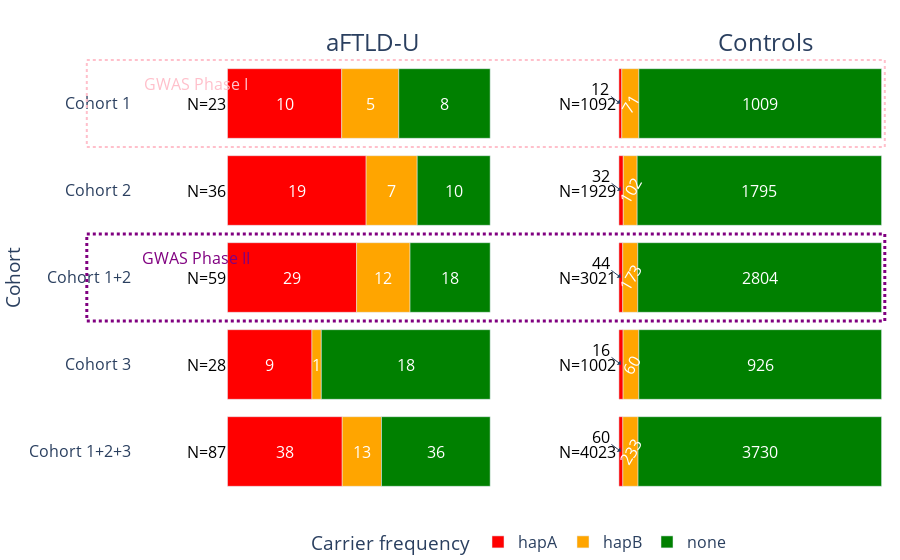

The notebook cell saved with this chart:
### Markdown cell above
# Image 1

### Code cell
df = pd.read_excel("~/local/populations.xlsx", sheet_name="img1")
for col in ["hapA", "hapB", "none"]:
    df[f"{col}_f"] = df[col] / df["sum"]
pats = df.melt(
    id_vars=["phenotype", "cohort"], value_vars=["hapA_f", "hapB_f", "none_f"]
).iloc[::-1]
pats["variable"] = pats["variable"].str.replace("_f", "")
# custom order the data
pats["variable"] = pd.Categorical(
    pats["variable"], categories=["hapA", "hapB", "none"], ordered=True
)
pats = pd.concat(
    [
        pats[pats["phenotype"] == "aFTLD-U"].sort_values(by="variable"),
        pats[pats["phenotype"] == "Controls"],
    ]
)

fig = px.bar(pats,
             x="value", y="cohort", color="variable", orientation="h", 
             color_discrete_map={"hapA": "red", "hapB": "orange", "none": "green"},
             labels={"value": "Proportion", "variable": "Haplotype", "cohort": "Cohort"},
             facet_col="phenotype",
             facet_col_spacing=0.03,
             )
fig.for_each_annotation(lambda a: a.update(text=a.text.split("=")[-1], font=dict(size=24), xanchor="left"))

fig.update_layout(
    title="",
    xaxis_title="",
    xaxis2_title="",
    yaxis_title="Cohort",
    title_x=0.5,
    plot_bgcolor="white",
    font=dict(size=16),
    margin=dict(l=0, r=0, b=0),
) 

# put the legend horizontal, centered, below the plotting area
fig.update_layout(
    legend=dict(
        orientation="h",
        yanchor="bottom",
        y=-0.15,
        xanchor="center",
        x=0.5,
        title="Carrier frequency",
    )
)

# hide x-axis labels
fig.update_xaxes(showticklabels=False)
fig.update_yaxes(
    ticks="outside",
    tickcolor="white",  # adjust color of the tick
)

pats_vals = df[df["phenotype"] == "aFTLD-U"].copy()
pats_vals["hapA_loc"] = pats_vals["hapA_f"] / 2  # center of hapA block
pats_vals["hapB_loc"] = (
    pats_vals["hapA_f"] + pats_vals["hapB_f"] / 2
)  # center of hapB block
pats_vals["none_loc"] = (
    pats_vals["hapA_f"] + pats_vals["hapB_f"] + pats_vals["none_f"] / 2
)  # center of none block

for i, row in pats_vals.iterrows():
    fig.add_annotation(
        x=row["hapA_loc"],
        y=row["cohort"],
        text=f"{row['hapA']}",
        showarrow=False,
        font=dict(color="white", size=16),
        col=1, row=1
    )
    fig.add_annotation(
        x=row["hapB_loc"],
        y=row["cohort"],
        text=f"{row['hapB']}",
        showarrow=False,
        font=dict(color="white", size=16),
        col=1, row=1
    )
    fig.add_annotation(
        x=row["none_loc"],
        y=row["cohort"],
        text=f"{row['none']}",
        showarrow=False,
        font=dict(color="white", size = 16),
        col=1, row=1
    )

    fig.add_annotation(
        x=-0.08,
        y=row["cohort"],
        text=f"N={row['sum']}",
        font=dict(color="black", size=16),
        col=1, row=1,
        showarrow=False,
    )

con_vals = df[df["phenotype"] == "Controls"].copy()
con_vals["hapA_loc"] = con_vals["hapA_f"] / 2  # center of hapA block
con_vals["hapB_loc"] = (
    con_vals["hapA_f"] + con_vals["hapB_f"] / 2
)  # center of hapB block
con_vals["none_loc"] = (
    con_vals["hapA_f"] + con_vals["hapB_f"] + con_vals["none_f"] / 2
)  # center of none block

for i, row in con_vals.iterrows():
    fig.add_annotation(
        x=row["hapA_loc"],
        y=row["cohort"],
        text=f"{row['hapA']}",
        showarrow=True,
        arrowhead=1,
        font=dict(color="black", size=16),
        yshift=0,
        ax=-20,
        ay=-15,
        col=2, row=1
    )
    fig.add_annotation(
        x=row["hapB_loc"],
        y=row["cohort"],
        text=f"{row['hapB']}",
        showarrow=False,
        font=dict(color="white", size=16),
        textangle=-60, 
        col=2, row=1
    )
    fig.add_annotation(
        x=row["none_loc"],
        y=row["cohort"],
        text=f"{row['none']}",
        showarrow=False,
        font=dict(color="white", size=16),
        col=2, row=1
    )

    fig.add_annotation(
        x=-0.12,
        y=row["cohort"],
        text=f"N={row['sum']}",
        font=dict(color="black", size=16),
        col=2, row=1,
        showarrow=False,
    )

fig.add_shape(
    type="rect",
    x0=-0.07,
    x1=0.98,
    y0=0.8,
    y1=1,
    line=dict(color="pink", width=2, dash="dot"),
    xref="paper",
    yref="paper",
)

fig.add_annotation(x=-0.12, y="Cohort 1", yshift=20, text="GWAS Phase I", showarrow=False, font=dict(size=16, color="pink"))

fig.add_shape(
    type="rect",
    x0=-0.07,
    x1=0.98,
    y0=0.4,
    y1=0.6,
    line=dict(color="purple", width=3, dash="dot"),
    xref="paper",
    yref="paper",
)

fig.add_annotation(
    x=-0.12,
    y="Cohort 1+2",
    yshift=20,
    text="GWAS Phase II",
    showarrow=False,
    font=dict(size=16, color="purple"),
)


fig.show()

### Figure 1 — Plotly figure (JSON) as saved in the notebook; plotly's stock layout.template omitted (floating-point values rounded to 4 significant figures)
{"data": [{"alignmentgroup": "True", "hovertemplate": "Haplotype=hapA<br>phenotype=aFTLD-U<br>Proportion=%{x}<br>Cohort=%{y}<extra></extra>", "legendgroup": "hapA", "marker": {"color": "red", "pattern": {"shape": ""}}, "name": "hapA", "offsetgroup": "hapA", "orientation": "h", "showlegend": true, "textposition": "auto", "type": "bar", "x": [0.4368, 0.3214, 0.4915, 0.5278, 0.4348], "xaxis": "x", "y": ["Cohort 1+2+3", "Cohort 3", "Cohort 1+2", "Cohort 2", "Cohort 1"], "yaxis": "y"}, {"alignmentgroup": "True", "hovertemplate": "Haplotype=hapA<br>phenotype=Controls<br>Proportion=%{x}<br>Cohort=%{y}<extra></extra>", "legendgroup": "hapA", "marker": {"color": "red", "pattern": {"shape": ""}}, "name": "hapA", "offsetgroup": "hapA", "orientation": "h", "showlegend": false, "textposition": "auto", "type": "bar", "x": [0.01491, 0.01597, 0.01456, 0.01659, 0.01099], "xaxis": "x2", "y": ["Cohort 1+2+3", "Cohort 3", "Cohort 1+2", "Cohort 2", "Cohort 1"], "yaxis": "y2"}, {"alignmentgroup": "True", "hovertemplate": "Haplotype=hapB<br>phenotype=aFTLD-U<br>Proportion=%{x}<br>Cohort=%{y}<extra></extra>", "legendgroup": "hapB", "marker": {"color": "orange", "pattern": {"shape": ""}}, "name": "hapB", "offsetgroup": "hapB", "orientation": "h", "showlegend": true, "textposition": "auto", "type": "bar", "x": [0.1494, 0.03571, 0.2034, 0.1944, 0.2174], "xaxis": "x", "y": ["Cohort 1+2+3", "Cohort 3", "Cohort 1+2", "Cohort 2", "Cohort 1"], "yaxis": "y"}, {"alignmentgroup": "True", "hovertemplate": "Haplotype=hapB<br>phenotype=Controls<br>Proportion=%{x}<br>Cohort=%{y}<extra></extra>", "legendgroup": "hapB", "marker": {"color": "orange", "pattern": {"shape": ""}}, "name": "hapB", "offsetgroup": "hapB", "orientation": "h", "showlegend": false, "textposition": "auto", "type": "bar", "x": [0.05792, 0.05988, 0.05727, 0.05288, 0.06502], "xaxis": "x2", "y": ["Cohort 1+2+3", "Cohort 3", "Cohort 1+2", "Cohort 2", "Cohort 1"], "yaxis": "y2"}, {"alignmentgroup": "True", "hovertemplate": "Haplotype=none<br>phenotype=aFTLD-U<br>Proportion=%{x}<br>Cohort=%{y}<extra></extra>", "legendgroup": "none", "marker": {"color": "green", "pattern": {"shape": ""}}, "name": "none", "offsetgroup": "none", "orientation": "h", "showlegend": true, "textposition": "auto", "type": "bar", "x": [0.4138, 0.6429, 0.3051, 0.2778, 0.3478], "xaxis": "x", "y": ["Cohort 1+2+3", "Cohort 3", "Cohort 1+2", "Cohort 2", "Cohort 1"], "yaxis": "y"}, {"alignmentgroup": "True", "hovertemplate": "Haplotype=none<br>phenotype=Controls<br>Proportion=%{x}<br>Cohort=%{y}<extra></extra>", "legendgroup": "none", "marker": {"color": "green", "pattern": {"shape": ""}}, "name": "none", "offsetgroup": "none", "orientation": "h", "showlegend": false, "textposition": "auto", "type": "bar", "x": [0.9272, 0.9242, 0.9282, 0.9305, 0.924], "xaxis": "x2", "y": ["Cohort 1+2+3", "Cohort 3", "Cohort 1+2", "Cohort 2", "Cohort 1"], "yaxis": "y2"}], "layout": {"annotations": [{"font": {"size": 24}, "showarrow": false, "text": "aFTLD-U", "x": 0.2425, "xanchor": "left", "xref": "paper", "y": 1, "yanchor": "bottom", "yref": "paper"}, {"font": {"size": 24}, "showarrow": false, "text": "Controls", "x": 0.7575, "xanchor": "left", "xref": "paper", "y": 1, "yanchor": "bottom", "yref": "paper"}, {"font": {"color": "white", "size": 16}, "showarrow": false, "text": "10", "x": 0.2174, "xref": "x", "y": "Cohort 1", "yref": "y"}, {"font": {"color": "white", "size": 16}, "showarrow": false, "text": "5", "x": 0.5435, "xref": "x", "y": "Cohort 1", "yref": "y"}, {"font": {"color": "white", "size": 16}, "showarrow": false, "text": "8", "x": 0.8261, "xref": "x", "y": "Cohort 1", "yref": "y"}, {"font": {"color": "black", "size": 16}, "showarrow": false, "text": "N=23", "x": -0.08, "xref": "x", "y": "Cohort 1", "yref": "y"}, {"font": {"color": "white", "size": 16}, "showarrow": false, "text": "19", "x": 0.2639, "xref": "x", "y": "Cohort 2", "yref": "y"}, {"font": {"color": "white", "size": 16}, "showarrow": false, "text": "7", "x": 0.625, "xref": "x", "y": "Cohort 2", "yref": "y"}, {"font": {"color": "white", "size": 16}, "showarrow": false, "text": "10", "x": 0.8611, "xref": "x", "y": "Cohort 2", "yref": "y"}, {"font": {"color": "black", "size": 16}, "showarrow": false, "text": "N=36", "x": -0.08, "xref": "x", "y": "Cohort 2", "yref": "y"}, {"font": {"color": "white", "size": 16}, "showarrow": false, "text": "29", "x": 0.2458, "xref": "x", "y": "Cohort 1+2", "yref": "y"}, {"font": {"color": "white", "size": 16}, "showarrow": false, "text": "12", "x": 0.5932, "xref": "x", "y": "Cohort 1+2", "yref": "y"}, {"font": {"color": "white", "size": 16}, "showarrow": false, "text": "18", "x": 0.8475, "xref": "x", "y": "Cohort 1+2", "yref": "y"}, {"font": {"color": "black", "size": 16}, "showarrow": false, "text": "N=59", "x": -0.08, "xref": "x", "y": "Cohort 1+2", "yref": "y"}, {"font": {"color": "white", "size": 16}, "showarrow": false, "text": "9", "x": 0.1607, "xref": "x", "y": "Cohort 3", "yref": "y"}, {"font": {"color": "white", "size": 16}, "showarrow": false, "text": "1", "x": 0.3393, "xref": "x", "y": "Cohort 3", "yref": "y"}, {"font": {"color": "white", "size": 16}, "showarrow": false, "text": "18", "x": 0.6786, "xref": "x", "y": "Cohort 3", "yref": "y"}, {"font": {"color": "black", "size": 16}, "showarrow": false, "text": "N=28", "x": -0.08, "xref": "x", "y": "Cohort 3", "yref": "y"}, {"font": {"color": "white", "size": 16}, "showarrow": false, "text": "38", "x": 0.2184, "xref": "x", "y": "Cohort 1+2+3", "yref": "y"}, {"font": {"color": "white", "size": 16}, "showarrow": false, "text": "13", "x": 0.5115, "xref": "x", "y": "Cohort 1+2+3", "yref": "y"}, {"font": {"color": "white", "size": 16}, "showarrow": false, "text": "36", "x": 0.7931, "xref": "x", "y": "Cohort 1+2+3", "yref": "y"}, {"font": {"color": "black", "size": 16}, "showarrow": false, "text": "N=87", "x": -0.08, "xref": "x", "y": "Cohort 1+2+3", "yref": "y"}, {"arrowhead": 1, "ax": -20, "ay": -15, "font": {"color": "black", "size": 16}, "showarrow": true, "text": "12", "x": 0.005495, "xref": "x2", "y": "Cohort 1", "yref": "y2", "yshift": 0}, {"font": {"color": "white", "size": 16}, "showarrow": false, "text": "71", "textangle": -60, "x": 0.0435, "xref": "x2", "y": "Cohort 1", "yref": "y2"}, {"font": {"color": "white", "size": 16}, "showarrow": false, "text": "1009", "x": 0.538, "xref": "x2", "y": "Cohort 1", "yref": "y2"}, {"font": {"color": "black", "size": 16}, "showarrow": false, "text": "N=1092", "x": -0.12, "xref": "x2", "y": "Cohort 1", "yref": "y2"}, {"arrowhead": 1, "ax": -20, "ay": -15, "font": {"color": "black", "size": 16}, "showarrow": true, "text": "32", "x": 0.008294, "xref": "x2", "y": "Cohort 2", "yref": "y2", "yshift": 0}, {"font": {"color": "white", "size": 16}, "showarrow": false, "text": "102", "textangle": -60, "x": 0.04303, "xref": "x2", "y": "Cohort 2", "yref": "y2"}, {"font": {"color": "white", "size": 16}, "showarrow": false, "text": "1795", "x": 0.5347, "xref": "x2", "y": "Cohort 2", "yref": "y2"}, {"font": {"color": "black", "size": 16}, "showarrow": false, "text": "N=1929", "x": -0.12, "xref": "x2", "y": "Cohort 2", "yref": "y2"}, {"arrowhead": 1, "ax": -20, "ay": -15, "font": {"color": "black", "size": 16}, "showarrow": true, "text": "44", "x": 0.007282, "xref": "x2", "y": "Cohort 1+2", "yref": "y2", "yshift": 0}, {"font": {"color": "white", "size": 16}, "showarrow": false, "text": "173", "textangle": -60, "x": 0.0432, "xref": "x2", "y": "Cohort 1+2", "yref": "y2"}, {"font": {"color": "white", "size": 16}, "showarrow": false, "text": "2804", "x": 0.5359, "xref": "x2", "y": "Cohort 1+2", "yref": "y2"}, {"font": {"color": "black", "size": 16}, "showarrow": false, "text": "N=3021", "x": -0.12, "xref": "x2", "y": "Cohort 1+2", "yref": "y2"}, {"arrowhead": 1, "ax": -20, "ay": -15, "font": {"color": "black", "size": 16}, "showarrow": true, "text": "16", "x": 0.007984, "xref": "x2", "y": "Cohort 3", "yref": "y2", "yshift": 0}, {"font": {"color": "white", "size": 16}, "showarrow": false, "text": "60", "textangle": -60, "x": 0.04591, "xref": "x2", "y": "Cohort 3", "yref": "y2"}, {"font": {"color": "white", "size": 16}, "showarrow": false, "text": "926", "x": 0.5379, "xref": "x2", "y": "Cohort 3", "yref": "y2"}, {"font": {"color": "black", "size": 16}, "showarrow": false, "text": "N=1002", "x": -0.12, "xref": "x2", "y": "Cohort 3", "yref": "y2"}, {"arrowhead": 1, "ax": -20, "ay": -15, "font": {"color": "black", "size": 16}, "showarrow": true, "text": "60", "x": 0.007457, "xref": "x2", "y": "Cohort 1+2+3", "yref": "y2", "yshift": 0}, {"font": {"color": "white", "size": 16}, "showarrow": false, "text": "233", "textangle": -60, "x": 0.04387, "xref": "x2", "y": "Cohort 1+2+3", "yref": "y2"}, {"font": {"color": "white", "size": 16}, "showarrow": false, "text": "3730", "x": 0.5364, "xref": "x2", "y": "Cohort 1+2+3", "yref": "y2"}, {"font": {"color": "black", "size": 16}, "showarrow": false, "text": "N=4023", "x": -0.12, "xref": "x2", "y": "Cohort 1+2+3", "yref": "y2"}, {"font": {"color": "pink", "size": 16}, "showarrow": false, "text": "GWAS Phase I", "x": -0.12, "y": "Cohort 1", "yshift": 20}, {"font": {"color": "purple", "size": 16}, "showarrow": false, "text": "GWAS Phase II", "x": -0.12, "y": "Cohort 1+2", "yshift": 20}], "barmode": "relative", "font": {"size": 16}, "legend": {"orientation": "h", "title": {"text": "Carrier frequency"}, "tracegroupgap": 0, "x": 0.5, "xanchor": "center", "y": -0.15, "yanchor": "bottom"}, "margin": {"b": 0, "l": 0, "r": 0, "t": 60}, "plot_bgcolor": "white", "shapes": [{"line": {"color": "pink", "dash": "dot", "width": 2}, "type": "rect", "x0": -0.07, "x1": 0.98, "xref": "paper", "y0": 0.8, "y1": 1, "yref": "paper"}, {"line": {"color": "purple", "dash": "dot", "width": 3}, "type": "rect", "x0": -0.07, "x1": 0.98, "xref": "paper", "y0": 0.4, "y1": 0.6, "yref": "paper"}], "title": {"text": "", "x": 0.5}, "xaxis": {"anchor": "y", "domain": [0, 0.485], "showticklabels": false, "title": {"text": ""}}, "xaxis2": {"anchor": "y2", "domain": [0.515, 1], "matches": "x", "showticklabels": false, "title": {"text": ""}}, "yaxis": {"anchor": "x", "domain": [0, 1], "tickcolor": "white", "ticks": "outside", "title": {"text": "Cohort"}}, "yaxis2": {"anchor": "x2", "domain": [0, 1], "matches": "y", "showticklabels": false, "tickcolor": "white", "ticks": "outside"}}}
